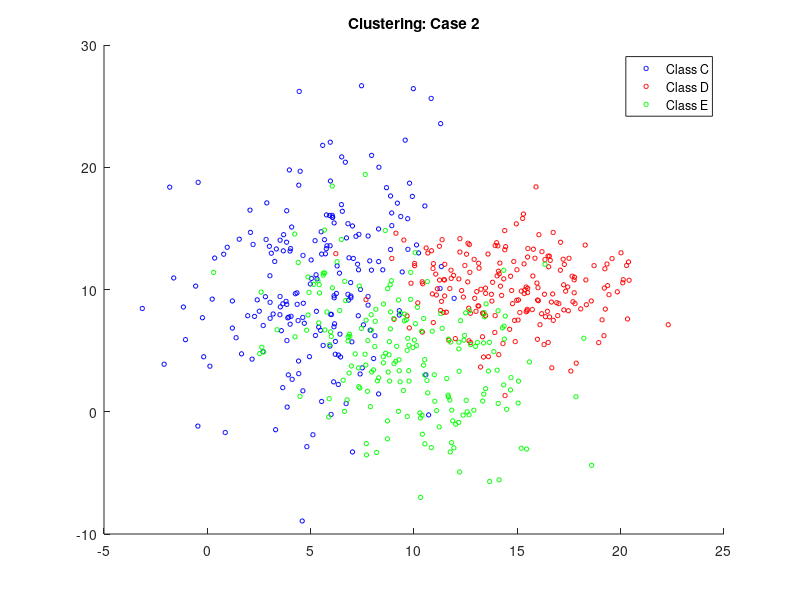

The MATLAB source for this figure: (Note: this script raises an error after producing the figure.)
clear all;
close all;

MU1 = [5 10];
SIGMA1 = [8 4; 4 40];
MU2 = [15 10];
SIGMA2 = [8 0; 0 8];
MU3 = [10 5];
SIGMA3 = [10 -5; -5 20];
X1 = mvnrnd(MU1,SIGMA1,200);
X2 = mvnrnd(MU2,SIGMA2,200);
X3 = mvnrnd(MU3, SIGMA3, 200);

figure;
title('Clustering: Case 2');
hold on;

scatter(X1(:,1), X1(:,2), 10, 'b');
scatter(X2(:,1), X2(:,2), 10, 'r');
scatter(X3(:,1), X3(:,2), 10, 'g');

legend('Class C', 'Class D', 'Class E');

[c_vectors, c_values] = eigs(SIGMA1);
[d_vectors, d_values] = eigs(SIGMA2);
[e_vectors, e_values] = eigs(SIGMA3);

c_theta = atan2(c_vectors(2,1), c_vectors(1,1));
plot_ellipse(MU1(1), MU1(2), c_theta, sqrt(c_values(1,1)), sqrt(c_values(2,2)));

d_theta = atan2(d_vectors(2,1), d_vectors(1,1));
plot_ellipse(MU2(1), MU2(2), d_theta, sqrt(d_values(1,1)),sqrt(d_values(2,2)));

e_theta = atan2(e_vectors(2,1), e_vectors(1,1));
plot_ellipse(MU3(1), MU3(2), e_theta, sqrt(e_values(1,1)),sqrt(e_values(2,2)));
